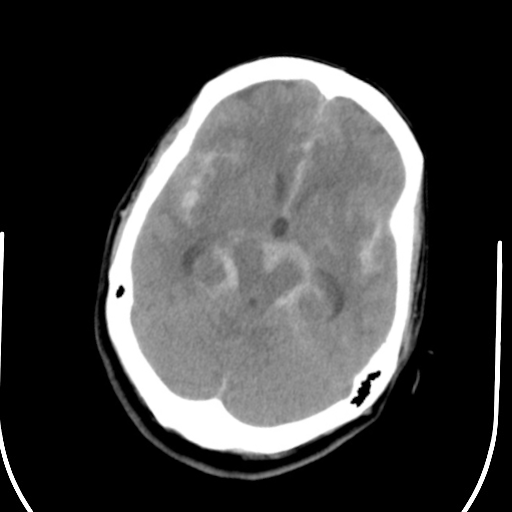
//> input picture Computed Tomography/testing source/public_08.png, 512 x 512 px
$ ./main 'testing source/public_08.png' out.png   (built with g++ and OpenCV 4)
//> lines starting //> are read from the running program, lines starting //| are printed output that depends on the picture; after the words box and inside, x2 and y2 are one past the last pixel; in counts of white or black regions, pixels touching at a corner belong together
#include <opencv2/opencv.hpp>
#include <iostream>
using namespace cv;
using namespace std;

Mat imgHSV, mask, mask1, cleanImage, dstImage, imgCopy2;

void getContours(Mat&, Mat&);
RotatedRect getEllipse(Mat&, Mat&);
Mat rotation(Mat&, RotatedRect&);
//void getCenter(Mat&, Mat&);

int main(int argc, char* argv[]) {

    //string path = "/Users/jonathan/Desktop/HW1/testing source/public_08.png";
    string path = argv[1];
    Mat img = imread(path);
//> img is the input picture: 512 rows x 512 cols, CV_8UC3; min 0, max 255, mean 65.1
    Mat imgCopy = img.clone();

    cvtColor(img, imgHSV, COLOR_BGR2HSV);
//> imgHSV: 512 rows x 512 cols, CV_8UC3; mean H, S, V 0, 0, 65.1
    inRange(imgHSV, Scalar(0, 0, 221), Scalar(180, 30, 255), mask); /* Keeping only the white part of imgHSV -> "mask" */
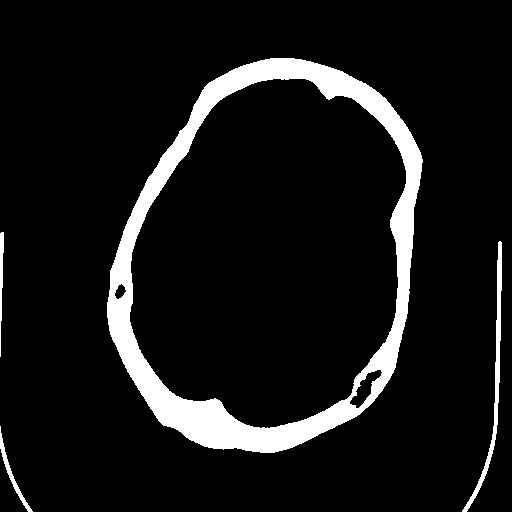
//> mask: 512 rows x 512 cols, CV_8UC1; 9% white; 4 white regions
    getContours(mask, imgCopy); /* get Contours and fill it with purple color(255, 0, 255) -> "imgCopy" */
//> in getContours, `findContours(inputImg, contours, hierarchy, RETR_TREE, CHAIN_APPROX_SI..`: contours = 7 contours; box (x1, y1, x2, y2) and area: (107, 58, 423, 453) 94920, (129, 78, 407, 429) 73690, (462, 241, 502, 512) 938, (349, 369, 383, 409) 496, (0, 426, 33, 512) 265, (0, 232, 4, 357) 164, (114, 283, 127, 300) 118
//> the loop in getContours, `for(int i = 0; i < contours.size(); i++)` made 7 passes
//> area on passes 1 to 7: 265, 938, 164, 94920, 496, 117, 73689
//> after the loop in getContours, `for(int i = 0; i < contours.size(); i++)`:
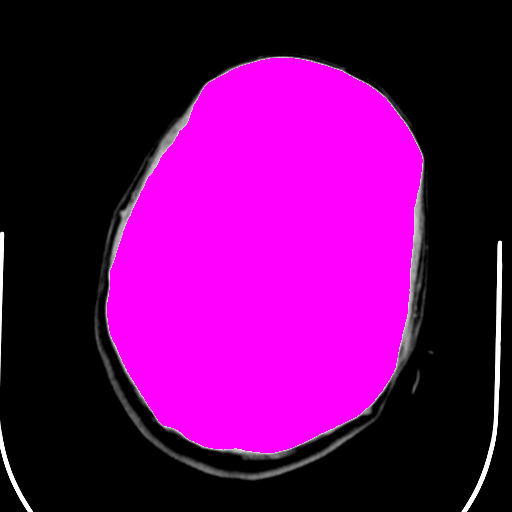
//> outImg: 512 rows x 512 cols, CV_8UC3; mean B, G, R 98.6, 5.8, 98.6
    inRange(imgCopy, Scalar(255, 0, 255), Scalar(255, 0, 255), mask1); /* keeping only the purple color of imgCopy -> "mask1" */
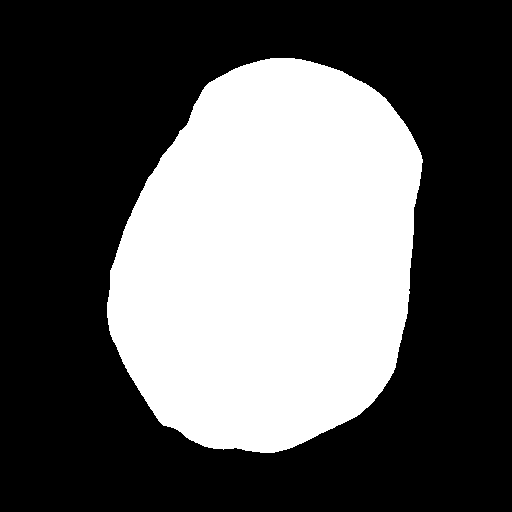
//> mask1: 512 rows x 512 cols, CV_8UC1; 36.4% white; 1 white region

    cleanImage = Mat::zeros(img.size(), img.type());
    img.copyTo(cleanImage, mask1); /* Masking img with mask1 -> "cleanImage" */
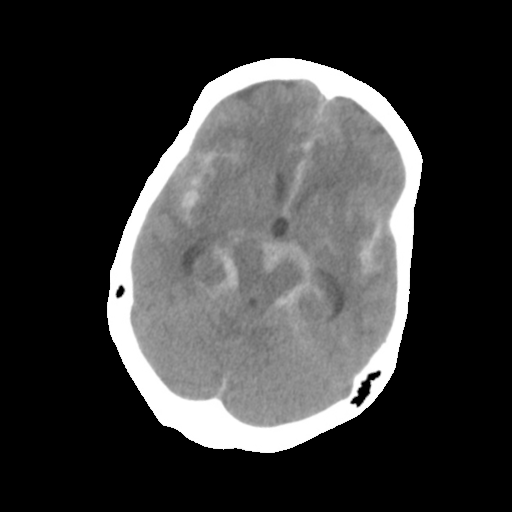
//> cleanImage: 512 rows x 512 cols, CV_8UC3; min 0, max 255, mean 59.3

    /////////////////first part done//////////////////

    imgCopy2 = Mat::zeros(img.size(), img.type());
    RotatedRect box = getEllipse(mask1, imgCopy2); /* Fitting an ellipse and return the ellipse */
    dstImage = rotation(cleanImage, box); /* rotate the image */

    /////////////////second part done//////////////////

    imwrite(argv[2], dstImage);
    string outPath = argv[2];
// [6 lines of commented-out code are left out]
    return 0;
}

void getContours(Mat& inputImg, Mat& outImg) {
    vector<vector<Point>> contours;
    vector<Vec4i> hierarchy;

    findContours(inputImg, contours, hierarchy, RETR_TREE, CHAIN_APPROX_SIMPLE);

    //cout << contours.size() << endl;
    for(int i = 0; i < contours.size(); i++){
        int area = contourArea(contours[i]);
        //cout << area << endl;
        if(area > 50000)
            drawContours(outImg, contours, i, Scalar(255, 0, 255), -1);
    }
}

RotatedRect getEllipse(Mat& inputImg, Mat& outImg)
{
    vector<vector<Point>> contours;
    vector<Vec4i> hierarchy;

    findContours(inputImg, contours, hierarchy, RETR_TREE, CHAIN_APPROX_SIMPLE);
//> contours = 1 contour; box (x1, y1, x2, y2) and area: (107, 58, 423, 453) 94920
    if(contours.size() > 1){
        cout << "Something wrong.";
        exit(1);
    }

    RotatedRect box = fitEllipse(contours[0]);
//> box = centre (271.2, 259), size (301.4, 407), angle 16.8
    ellipse(outImg, box, Scalar(255, 0, 255), 1, __LINE__);
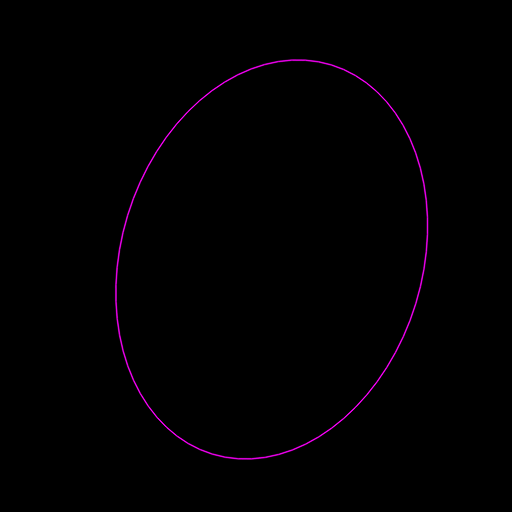
//> outImg: 512 rows x 512 cols, CV_8UC3; mean B, G, R 1.4, 0, 1.4
    return box;
}

Mat rotation(Mat& inputImg, RotatedRect& box)
{
    Mat outImg;
    float xc    = box.center.x;
//> xc = 271.2
    float yc    = box.center.y;
//> yc = 259
    float theta = box.angle;
//> theta = 16.79
    //cout << xc << ' ' << yc << ' ' << theta << endl;

    if(theta > 90.0)
        theta = theta - 180.0;

    Point2f pt(xc, yc);          /*point from where to rotate */
//> pt = Point(271.2, 259)
    Mat r = getRotationMatrix2D(pt, theta, 1.0);      /*Mat object for storing after rotation */
//> r = [[0.957, 0.289, -63.26], [-0.289, 0.957, 89.41]]
    warpAffine(inputImg, outImg, r, Size(inputImg.cols, inputImg.rows)); /* applied an affine transformation to image. */
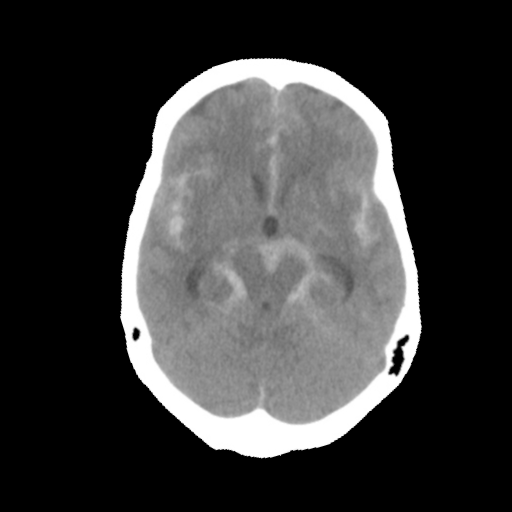
//> outImg: 512 rows x 512 cols, CV_8UC3; min 0, max 255, mean 59.3
    return outImg;
}

// [7 lines of commented-out code are left out]

$ run again, with Computed Tomography/testing source/public_01.png copied over Computed Tomography/testing source/public_08.png
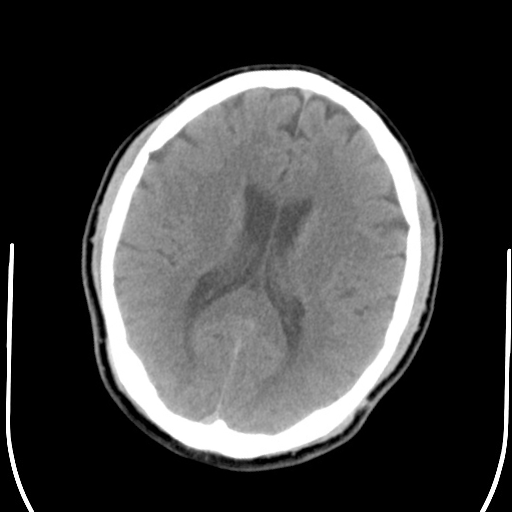
//> input picture Computed Tomography/testing source/public_01.png, 512 x 512 px
//> img is the input picture: 512 rows x 512 cols, CV_8UC3; min 0, max 255, mean 66.3
//> imgHSV: 512 rows x 512 cols, CV_8UC3; mean H, S, V 0, 0, 66.3
//> `inRange(imgHSV, Scalar(0, 0, 221), Scalar(180, 30, 255), mask); /* Kee..`:
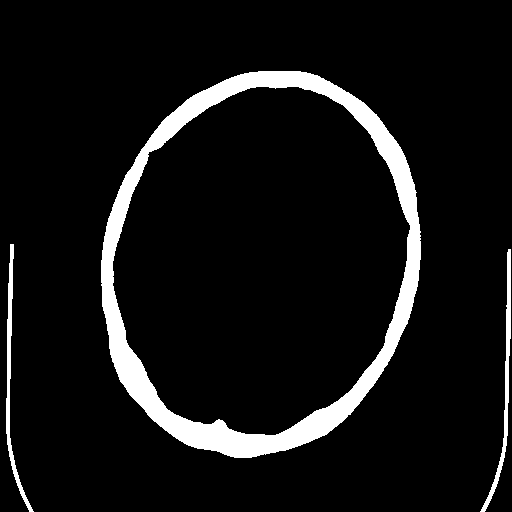
//> mask: 512 rows x 512 cols, CV_8UC1; 7.9% white; 3 white regions
//> in getContours, `findContours(inputImg, contours, hierarchy, RETR_TREE, CHAIN_APPROX_SI..`: contours = 4 contours; box (x1, y1, x2, y2) and area: (101, 71, 421, 458) 96762, (112, 86, 411, 436) 79104, (480, 249, 511, 512) 836, (6, 244, 34, 512) 832
//> the loop in getContours, `for(int i = 0; i < contours.size(); i++)` made 4 passes
//> area on passes 1 to 4: 836, 831, 96762, 79103
//> mask1: 512 rows x 512 cols, CV_8UC1; 37.1% white; 1 white region
//> in getEllipse, `findContours(inputImg, contours, hierarchy, RETR_TREE, CHAIN_APPROX_SI..`: contours = 1 contour; box (x1, y1, x2, y2) and area: (101, 71, 421, 458) 96762
//> in getEllipse, `RotatedRect box = fitEllipse(contours[0]);`: box = centre (260.1, 263), size (315, 391.7), angle 14.6
//> xc = 260.1
//> yc = 263
//> theta = 14.56
//> pt = Point(260.1, 263)
//> r = [[0.968, 0.251, -57.77], [-0.251, 0.968, 73.86]]
//> in rotation, `warpAffine(inputImg, outImg, r, Size(inputImg.cols, inputImg.rows)); /..`:
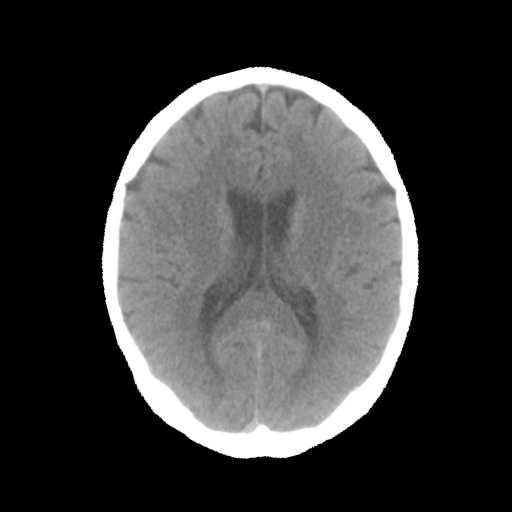
//> outImg: 512 rows x 512 cols, CV_8UC3; min 0, max 255, mean 57.7

$ run again, with Computed Tomography/testing source/public_02.png copied over Computed Tomography/testing source/public_08.png
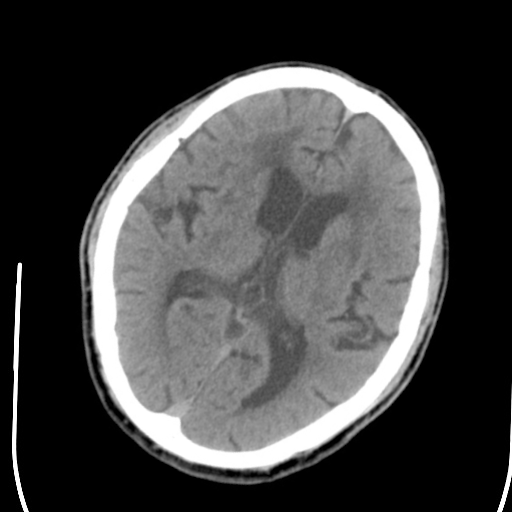
//> input picture Computed Tomography/testing source/public_02.png, 512 x 512 px
//> img is the input picture: 512 rows x 512 cols, CV_8UC3; min 0, max 255, mean 69
//> imgHSV: 512 rows x 512 cols, CV_8UC3; mean H, S, V 0, 0, 69
//> `inRange(imgHSV, Scalar(0, 0, 221), Scalar(180, 30, 255), mask); /* Kee..`:
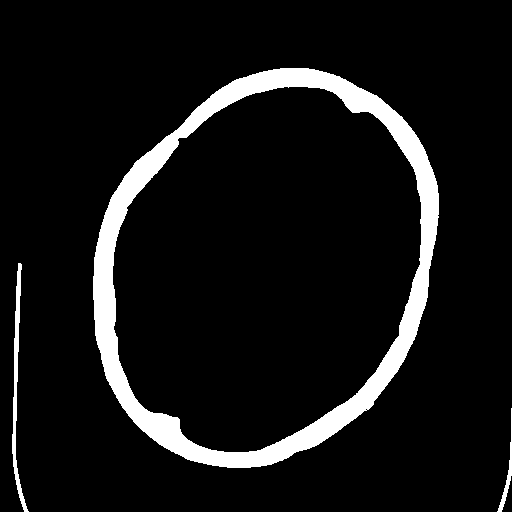
//> mask: 512 rows x 512 cols, CV_8UC1; 8.4% white; 3 white regions
//> in getContours, `findContours(inputImg, contours, hierarchy, RETR_TREE, CHAIN_APPROX_SI..`: contours = 5 contours, 1 with area under 20; largest, box (x1, y1, x2, y2) and area: (93, 68, 439, 468) 106096, (112, 86, 422, 453) 86342, (12, 263, 29, 512) 756, (497, 408, 512, 512) 177
//> the loop in getContours, `for(int i = 0; i < contours.size(); i++)` made 5 passes
//> area on passes 1, 2, 3, 5: 177, 756, 106096, 86342
//> mask1: 512 rows x 512 cols, CV_8UC1; 40.7% white; 1 white region
//> in getEllipse, `findContours(inputImg, contours, hierarchy, RETR_TREE, CHAIN_APPROX_SI..`: contours = 1 contour; box (x1, y1, x2, y2) and area: (93, 68, 439, 468) 106096
//> in getEllipse, `RotatedRect box = fitEllipse(contours[0]);`: box = centre (264.8, 267.6), size (329.7, 411.7), angle 26.6
//> xc = 264.8
//> yc = 267.6
//> theta = 26.6
//> pt = Point(264.8, 267.6)
//> r = [[0.894, 0.448, -91.8], [-0.448, 0.894, 146.9]]
//> in rotation, `warpAffine(inputImg, outImg, r, Size(inputImg.cols, inputImg.rows)); /..`:
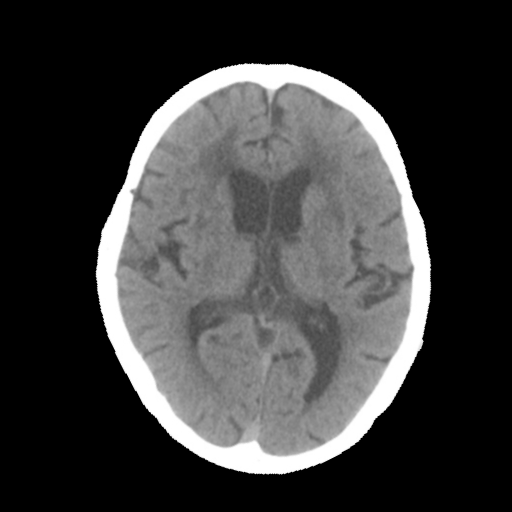
//> outImg: 512 rows x 512 cols, CV_8UC3; min 0, max 255, mean 61.4

$ run again, with Computed Tomography/testing source/public_03.png copied over Computed Tomography/testing source/public_08.png
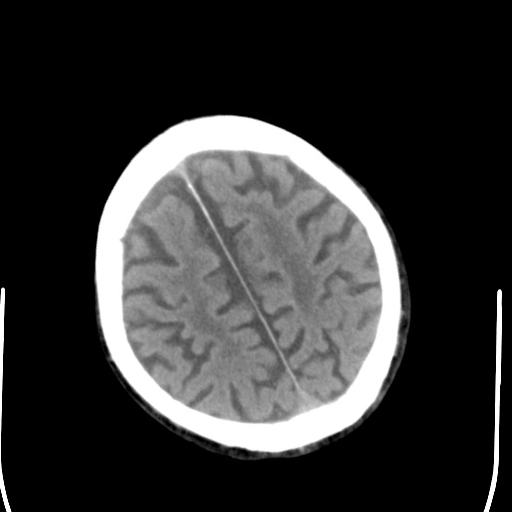
//> input picture Computed Tomography/testing source/public_03.png, 512 x 512 px
//> img is the input picture: 512 rows x 512 cols, CV_8UC3; min 0, max 255, mean 53.7
//> imgHSV: 512 rows x 512 cols, CV_8UC3; mean H, S, V 0, 0, 53.7
//> `inRange(imgHSV, Scalar(0, 0, 221), Scalar(180, 30, 255), mask); /* Kee..`:
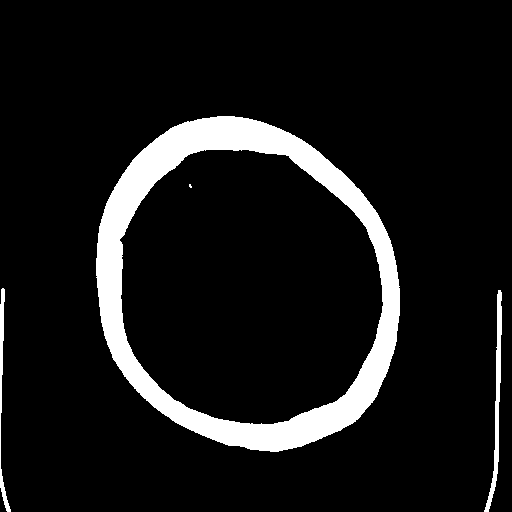
//> mask: 512 rows x 512 cols, CV_8UC1; 9.4% white; 4 white regions (1 under 20 px)
//> in getContours, `findContours(inputImg, contours, hierarchy, RETR_TREE, CHAIN_APPROX_SI..`: contours = 5 contours, 1 with area under 20; largest, box (x1, y1, x2, y2) and area: (96, 116, 400, 452) 79414, (119, 149, 384, 425) 57355, (484, 290, 502, 512) 770, (0, 288, 11, 512) 378
//> the loop in getContours, `for(int i = 0; i < contours.size(); i++)` made 5 passes
//> area on passes 1 to 4: 770, 378, 79414, 57355
//> mask1: 512 rows x 512 cols, CV_8UC1; 30.5% white; 1 white region
//> in getEllipse, `findContours(inputImg, contours, hierarchy, RETR_TREE, CHAIN_APPROX_SI..`: contours = 1 contour; box (x1, y1, x2, y2) and area: (96, 116, 400, 452) 79414
//> in getEllipse, `RotatedRect box = fitEllipse(contours[0]);`: box = centre (246.3, 284.9), size (296.7, 342.4), angle 151.4
//> xc = 246.3
//> yc = 284.9
//> in rotation, `float theta = box.angle;`: theta = 151.4
//> in rotation, `theta = theta - 180.0;`: theta = -28.62
//> pt = Point(246.3, 284.9)
//> r = [[0.878, -0.479, 166.6], [0.479, 0.878, -83.18]]
//> in rotation, `warpAffine(inputImg, outImg, r, Size(inputImg.cols, inputImg.rows)); /..`:
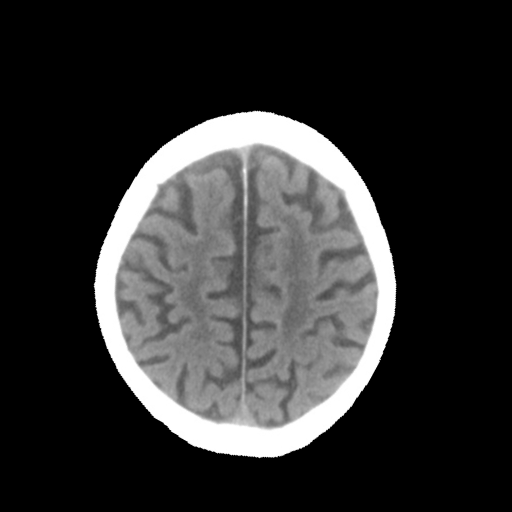
//> outImg: 512 rows x 512 cols, CV_8UC3; min 0, max 255, mean 50.3
